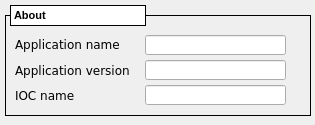
<?xml version="1.0" encoding="UTF-8"?>
<ui version="4.0">
 <class>MainWindow</class>
 <widget class="QMainWindow" name="MainWindow">
  <property name="geometry">
   <rect>
    <x>0</x>
    <y>0</y>
    <width>315</width>
    <height>125</height>
   </rect>
  </property>
  <property name="windowTitle">
   <string>MainWindow</string>
  </property>
  <property name="Title" stdset="0">
   <string>About $(DEVICE)</string>
  </property>
  <widget class="QWidget" name="centralwidget">
   <widget class="QLabel" name="label_25">
    <property name="geometry">
     <rect>
      <x>10</x>
      <y>5</y>
      <width>136</width>
      <height>21</height>
     </rect>
    </property>
    <property name="font">
     <font>
      <pointsize>8</pointsize>
      <weight>75</weight>
      <bold>true</bold>
     </font>
    </property>
    <property name="styleSheet">
     <string notr="true">background-color: rgb(255, 255, 255);</string>
    </property>
    <property name="frameShape">
     <enum>QFrame::Box</enum>
    </property>
    <property name="text">
     <string>About</string>
    </property>
   </widget>
   <widget class="caFrame" name="caframe_5">
    <property name="geometry">
     <rect>
      <x>5</x>
      <y>15</y>
      <width>306</width>
      <height>101</height>
     </rect>
    </property>
    <property name="font">
     <font>
      <pointsize>8</pointsize>
     </font>
    </property>
    <property name="autoFillBackground">
     <bool>false</bool>
    </property>
    <property name="frameShape">
     <enum>QFrame::Box</enum>
    </property>
    <property name="frameShadow">
     <enum>QFrame::Plain</enum>
    </property>
    <property name="lineWidth">
     <number>1</number>
    </property>
    <property name="midLineWidth">
     <number>1</number>
    </property>
    <property name="background">
     <color>
      <red>0</red>
      <green>0</green>
      <blue>0</blue>
     </color>
    </property>
    <property name="backgroundMode">
     <enum>caFrame::Outline</enum>
    </property>
    <property name="styleSheet" stdset="0">
     <string notr="true"/>
    </property>
    <widget class="caLineEdit" name="calineedit_2">
     <property name="geometry">
      <rect>
       <x>140</x>
       <y>45</y>
       <width>141</width>
       <height>20</height>
      </rect>
     </property>
     <property name="font">
      <font>
       <family>Sans Serif</family>
       <pointsize>10</pointsize>
      </font>
     </property>
     <property name="alignment">
      <set>Qt::AlignCenter</set>
     </property>
     <property name="readOnly">
      <bool>true</bool>
     </property>
     <property name="channel" stdset="0">
      <string notr="true">$(DEVICE):version&lt;?xml version=&quot;1.0&quot; encoding=&quot;UTF-8&quot;?&gt;
&lt;ui version=&quot;4.0&quot;&gt;
 &lt;widget name=&quot;__qt_fake_top_level&quot;&gt;
  &lt;widget class=&quot;caLineEdit&quot; name=&quot;calineedit&quot;&gt;
   &lt;property name=&quot;geometry&quot;&gt;
    &lt;rect&gt;
     &lt;x&gt;135&lt;/x&gt;
     &lt;y&gt;45&lt;/y&gt;
     &lt;width&gt;141&lt;/width&gt;
     &lt;height&gt;20&lt;/height&gt;
    &lt;/rect&gt;
   &lt;/property&gt;
   &lt;property name=&quot;font&quot;&gt;
    &lt;font&gt;
     &lt;family&gt;Sans Serif&lt;/family&gt;
     &lt;pointsize&gt;10&lt;/pointsize&gt;
    &lt;/font&gt;
   &lt;/property&gt;
   &lt;property name=&quot;alignment&quot;&gt;
    &lt;set&gt;Qt::AlignCenter&lt;/set&gt;
   &lt;/property&gt;
   &lt;property name=&quot;readOnly&quot;&gt;
    &lt;bool&gt;true&lt;/bool&gt;
   &lt;/property&gt;
   &lt;property name=&quot;channel&quot; stdset=&quot;0&quot;&gt;
    &lt;string notr=&quot;true&quot;&gt;$(DEVICE):app-name&lt;/string&gt;
   &lt;/property&gt;
   &lt;property name=&quot;background&quot;&gt;
    &lt;color&gt;
     &lt;red&gt;255&lt;/red&gt;
     &lt;green&gt;255&lt;/green&gt;
     &lt;blue&gt;255&lt;/blue&gt;
    &lt;/color&gt;
   &lt;/property&gt;
   &lt;property name=&quot;colorMode&quot;&gt;
    &lt;enum&gt;caLineEdit::Static&lt;/enum&gt;
   &lt;/property&gt;
   &lt;property name=&quot;frameLineWidth&quot; stdset=&quot;0&quot;&gt;
    &lt;number&gt;1&lt;/number&gt;
   &lt;/property&gt;
   &lt;property name=&quot;fontScaleMode&quot; stdset=&quot;0&quot;&gt;
    &lt;enum&gt;caLineEdit::WidthAndHeight&lt;/enum&gt;
   &lt;/property&gt;
  &lt;/widget&gt;
 &lt;/widget&gt;
 &lt;customwidgets&gt;
  &lt;customwidget&gt;
   &lt;class&gt;caLineEdit&lt;/class&gt;
   &lt;extends&gt;QLineEdit&lt;/extends&gt;
   &lt;header&gt;caLineEdit&lt;/header&gt;
  &lt;/customwidget&gt;
 &lt;/customwidgets&gt;
 &lt;resources/&gt;
&lt;/ui&gt;
</string>
     </property>
     <property name="background">
      <color>
       <red>255</red>
       <green>255</green>
       <blue>255</blue>
      </color>
     </property>
     <property name="colorMode">
      <enum>caLineEdit::Static</enum>
     </property>
     <property name="frameLineWidth" stdset="0">
      <number>1</number>
     </property>
     <property name="fontScaleMode" stdset="0">
      <enum>caLineEdit::WidthAndHeight</enum>
     </property>
    </widget>
    <widget class="caLineEdit" name="calineedit">
     <property name="geometry">
      <rect>
       <x>140</x>
       <y>20</y>
       <width>141</width>
       <height>20</height>
      </rect>
     </property>
     <property name="font">
      <font>
       <family>Sans Serif</family>
       <pointsize>10</pointsize>
      </font>
     </property>
     <property name="alignment">
      <set>Qt::AlignCenter</set>
     </property>
     <property name="readOnly">
      <bool>true</bool>
     </property>
     <property name="channel" stdset="0">
      <string notr="true">$(DEVICE):app-name</string>
     </property>
     <property name="background">
      <color>
       <red>255</red>
       <green>255</green>
       <blue>255</blue>
      </color>
     </property>
     <property name="colorMode">
      <enum>caLineEdit::Static</enum>
     </property>
     <property name="frameLineWidth" stdset="0">
      <number>1</number>
     </property>
     <property name="fontScaleMode" stdset="0">
      <enum>caLineEdit::WidthAndHeight</enum>
     </property>
    </widget>
    <widget class="caLineEdit" name="calineedit_3">
     <property name="geometry">
      <rect>
       <x>140</x>
       <y>70</y>
       <width>141</width>
       <height>20</height>
      </rect>
     </property>
     <property name="font">
      <font>
       <family>Sans Serif</family>
       <pointsize>10</pointsize>
      </font>
     </property>
     <property name="alignment">
      <set>Qt::AlignCenter</set>
     </property>
     <property name="readOnly">
      <bool>true</bool>
     </property>
     <property name="channel" stdset="0">
      <string notr="true">$(DEVICE)</string>
     </property>
     <property name="background">
      <color>
       <red>255</red>
       <green>255</green>
       <blue>255</blue>
      </color>
     </property>
     <property name="colorMode">
      <enum>caLineEdit::Static</enum>
     </property>
     <property name="frameLineWidth" stdset="0">
      <number>1</number>
     </property>
     <property name="fontScaleMode" stdset="0">
      <enum>caLineEdit::WidthAndHeight</enum>
     </property>
    </widget>
    <widget class="QLabel" name="label_23">
     <property name="geometry">
      <rect>
       <x>10</x>
       <y>19</y>
       <width>126</width>
       <height>20</height>
      </rect>
     </property>
     <property name="font">
      <font>
       <family>DejaVu Sans</family>
       <pointsize>9</pointsize>
      </font>
     </property>
     <property name="text">
      <string>Application name</string>
     </property>
    </widget>
    <widget class="QLabel" name="label_26">
     <property name="geometry">
      <rect>
       <x>10</x>
       <y>70</y>
       <width>126</width>
       <height>20</height>
      </rect>
     </property>
     <property name="font">
      <font>
       <family>DejaVu Sans</family>
       <pointsize>9</pointsize>
      </font>
     </property>
     <property name="text">
      <string>IOC name</string>
     </property>
    </widget>
    <widget class="QLabel" name="label_24">
     <property name="geometry">
      <rect>
       <x>10</x>
       <y>45</y>
       <width>126</width>
       <height>20</height>
      </rect>
     </property>
     <property name="font">
      <font>
       <family>DejaVu Sans</family>
       <pointsize>9</pointsize>
      </font>
     </property>
     <property name="text">
      <string>Application version</string>
     </property>
    </widget>
   </widget>
   <zorder>caframe_5</zorder>
   <zorder>label_25</zorder>
  </widget>
 </widget>
 <customwidgets>
  <customwidget>
   <class>caFrame</class>
   <extends>QFrame</extends>
   <header>caFrame</header>
   <container>1</container>
  </customwidget>
  <customwidget>
   <class>caLineEdit</class>
   <extends>QLineEdit</extends>
   <header>caLineEdit</header>
  </customwidget>
 </customwidgets>
 <resources/>
 <connections/>
</ui>
